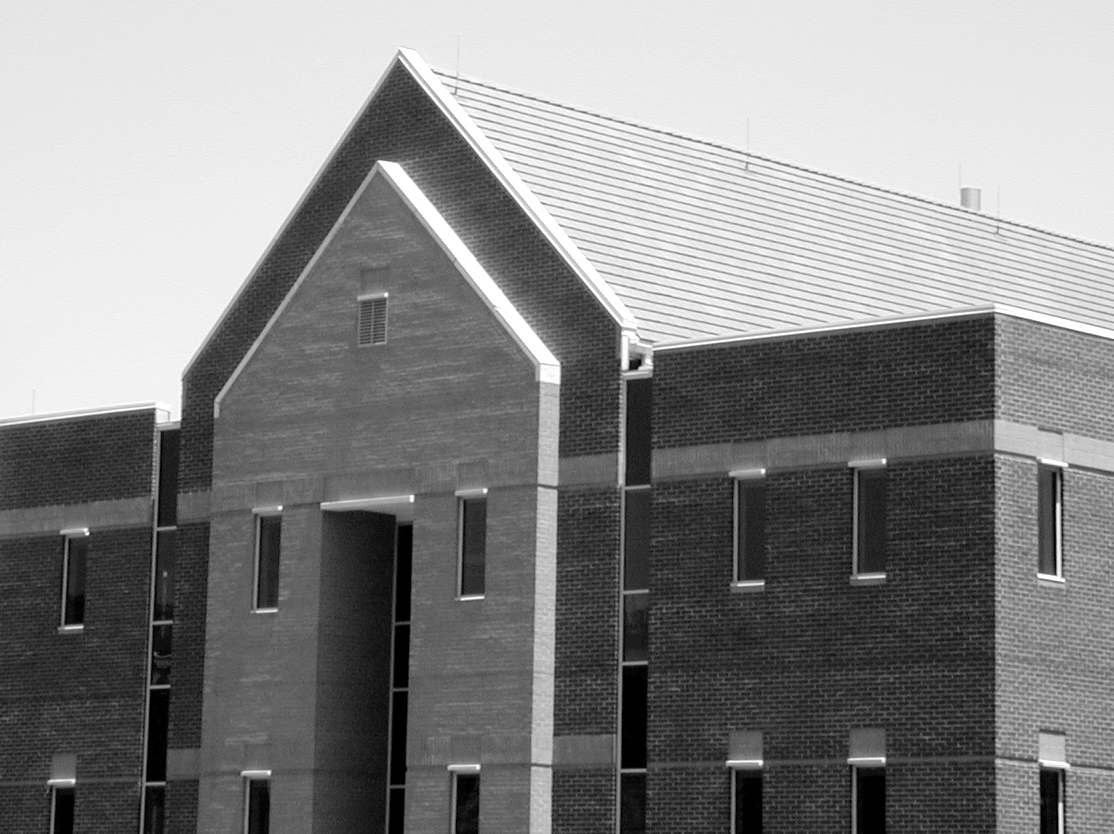
%> input picture Lab 5/Fig1.tif, 1114 x 834 px
$ octave Lab5.m   (GNU Octave 9; MATLAB toolbox functions it lacks are replaced by stand-ins)
%> lines starting %> are read from the running program, lines starting %| are printed output that depends on the picture; in (x1, y1, x2, y2) boxes, pixels count from 0 and x2, y2 are one past the last pixel; in counts of white or black regions, pixels touching at a corner belong together; the program's own positions count from 1
### Lab 5/imnoise2.m
function R = imnoise2(type, M, N, a, b)
%IMNOISE2 Generates an array of random numbers with specified PDF.
%   R = IMNOISE2(TYPE, M, N, A, B) generates an array, R, of size
%   M-by-N, whose elements are random numbers of the specified TYPE
%   with parameters A and B. If only TYPE is included in the
%   input argument list, a  single random number of the specified
%   TYPE and default parameters shown below is generated. If only
%   TYPE, M, and N are provided, the default parameters shown below
%   are used.  If M = N = 1, IMNOISE2 generates a single random
%   number of the specified TYPE and parameters A and B.
%
%   Valid values for TYPE and parameters A and B are:
%
%   'uniform'       Uniform random numbers in the interval (A, B).
%                   The default values are (0, 1).
%   'gaussian'      Gaussian random numbers with mean A and standard
%                   deviation B. The default values are A = 0, B = 1.
%   'salt & pepper' Salt and pepper numbers of amplitude 0 with
%                   probability Pa = A, and amplitude 1 with
%                   probability Pb = B. The default values are Pa =
%                   Pb = A = B = 0.05.  Note that the noise has
%                   values 0 (with probability Pa = A) and 1 (with
%                   probability Pb = B), so scaling is necessary if
%                   values other than 0 and 1 are required. The noise
%                   matrix R is assigned three values. If R(x, y) =
%                   0, the noise at (x, y) is pepper (black).  If
%                   R(x, y) = 1, the noise at (x, y) is salt
%                   (white). If R(x, y) = 0.5, there is no noise
%                   assigned to coordinates (x, y).
%   'lognormal'     Lognormal numbers with offset A and shape
%                   parameter B. The defaults are A = 1 and B =
%                   0.25.
%   'rayleigh'      Rayleigh noise with parameters A and B. The
%                   default values are A = 0 and B = 1.
%   'exponential'   Exponential random numbers with parameter A.  The
%                   default is A = 1.
%   'erlang'        Erlang (gamma) random numbers with parameters A
%                   and B.  B must be a positive integer. The
%                   defaults are A = 2 and B = 5.  Erlang random
%                   numbers are approximated as the sum of B
%                   exponential random numbers.

%   Copyright 2002-2004 R. C. Gonzalez, R. E. Woods, & S. L. Eddins
%   Digital Image Processing Using MATLAB, Prentice-Hall, 2004
%   $Revision: 1.5 $  $Date: 2003/10/12 23:37:29 $

% Set default values.
if nargin == 1
   a = 0; b = 1;
   M = 1; N = 1;
elseif nargin == 3
   a = 0; b = 1;
end

% Begin processing. Use lower(type) to protect against input being
% capitalized.
switch lower(type)
case 'uniform'
   R = a + (b - a)*rand(M, N);
case 'gaussian'
   R = a + b*randn(M, N);
case 'salt & pepper'
   if nargin <= 3
      a = 0.05; b = 0.05;
   end
   % Check to make sure that Pa + Pb is not > 1.
   if (a + b) > 1
      error('The sum Pa + Pb must not exceed 1.')
   end
   R(1:M, 1:N) = 0.5;
   % Generate an M-by-N array of uniformly-distributed random numbers
   % in the range (0, 1). Then, Pa*(M*N) of them will have values <=
   % a. The coordinates of these points we call 0 (pepper
   % noise). Similarly, Pb*(M*N) points will have values in the range
   % > a & <= (a + b).  These we call 1 (salt noise).
   X = rand(M, N);
   c = find(X <= a);
   R(c) = 0;
   u = a + b;
   c = find(X > a & X <= u);
   R(c) = 1;
case 'lognormal'
   if nargin <= 3
      a = 1; b = 0.25;
   end
   R = a*exp(b*randn(M, N));
case 'rayleigh'
   R = a + (-b*log(1 - rand(M, N))).^0.5;
case 'exponential'
   if nargin <= 3
      a = 1;
   end
   if a <= 0
      error('Parameter a must be positive for exponential type.')
   end
   k = -1/a;
   R = k*log(1 - rand(M, N));
case 'erlang'
   if nargin <= 3
      a = 2; b = 5;
   end
   if (b ~= round(b) | b <= 0)
      error('Param b must be a positive integer for Erlang.')
   end
   k = -1/a;
   R = zeros(M, N);
   for j = 1:b
      R = R + k*log(1 - rand(M, N));
   end
otherwise
   error('Unknown distribution type.')
end


### Lab 5/Lab5.m
% Lab 5

% Reading Images
f1=imread('Fig1.tif');
%> f1 is the input picture: size 834x1114 uint8; min 0, max 255, mean 133.3
f2=imread('Fig2.tif');
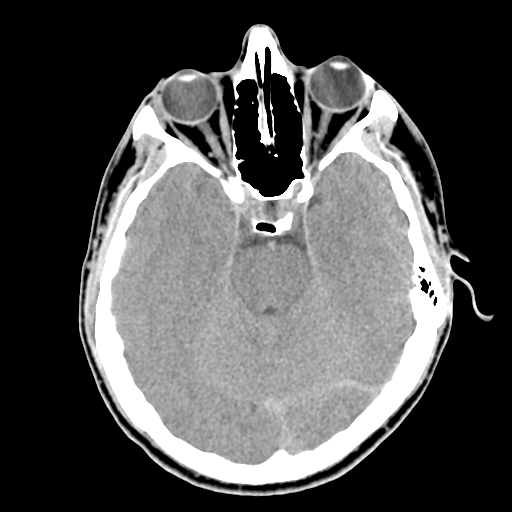
%> input picture Lab 5/Fig2.tif, 512 x 512 px
%> f2 is the input picture: size 512x512 uint8; min 0, max 255, mean 80.4

%E1

%a)

%F1)
f1_sobel = edge(f1,'Sobel');
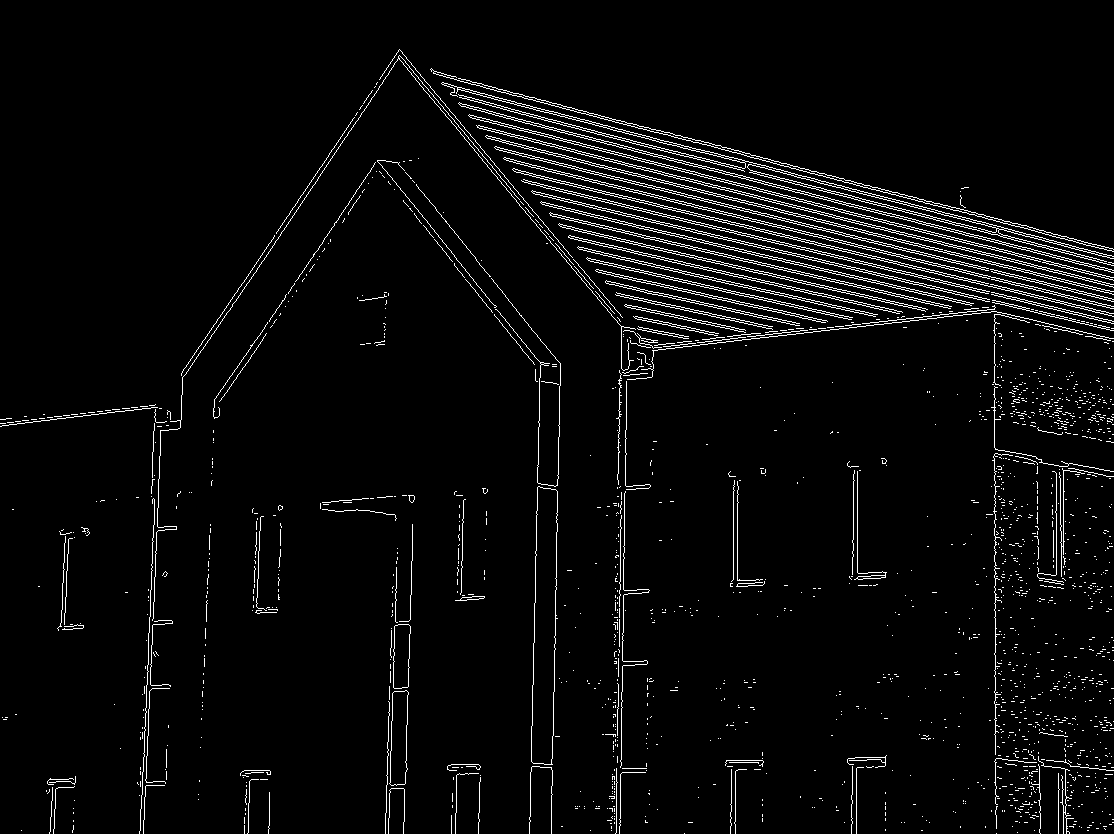
%> f1_sobel: size 834x1114 logical; 4% white in thin lines or dots
f1_prewitt = edge(f1,'Prewitt');
%> f1_prewitt: size 834x1114 logical; 4% white in thin lines or dots
f1_roberts = edge(f1,'Roberts');
%> f1_roberts: size 834x1114 logical; 3.4% white in thin lines or dots
f1_laplacian = edge(f1,'log');
%> f1_laplacian: size 834x1114 logical; 10% white in thin lines or dots
f1_zerocross = edge(f1,'zerocross');
f1_canny = edge(f1,'Canny');
%> f1_canny: size 834x1114 logical; 6% white in thin lines or dots

figure(1),
subplot(4,2,1), imshow(f1), title('Original');
subplot(4,2,2), imshow(f1_sobel), title('Sobel');
subplot(4,2,3), imshow(f1_prewitt), title('Prewitt');
subplot(4,2,4), imshow(f1_roberts), title('Roberts');
subplot(4,2,5), imshow(f1_laplacian), title('Laplacian');
subplot(4,2,6), imshow(f1_zerocross), title('Zero-Cross');
subplot(4,2,7), imshow(f1_canny), title('Canny');

%F2)

f2_sobel = edge(f2,'Sobel');
%> f2_sobel: size 512x512 logical; 2.4% white in thin lines or dots, all inside (x1, y1, x2, y2) = (78, 24, 494, 496)
f2_prewitt = edge(f2,'Prewitt');
f2_roberts = edge(f2,'Roberts');
%> f2_roberts: size 512x512 logical; 2.6% white in thin lines or dots, all inside (x1, y1, x2, y2) = (78, 23, 494, 496)
f2_laplacian = edge(f2,'log');
%> f2_laplacian: size 512x512 logical; 4% white in thin lines or dots, all inside (x1, y1, x2, y2) = (78, 25, 494, 497)
f2_zerocross = edge(f2,'zerocross');
f2_canny = edge(f2,'Canny');
%> f2_canny: size 512x512 logical; 3.5% white in thin lines or dots, all inside (x1, y1, x2, y2) = (78, 24, 493, 497)

figure(2),
subplot(4,2,1), imshow(f2), title('Original');
subplot(4,2,2), imshow(f2_sobel), title('Sobel');
subplot(4,2,3), imshow(f2_prewitt), title('Prewitt');
subplot(4,2,4), imshow(f2_roberts), title('Roberts');
subplot(4,2,5), imshow(f2_laplacian), title('Laplacian');
subplot(4,2,6), imshow(f2_zerocross), title('Zero-Cross');
subplot(4,2,7), imshow(f2_canny), title('Canny');

% b1)Fig1.tif
[M, N] = size(f1);
%> M = 834; N = 1114

    % i)Uniform
f1_uniform = imnoise2('uniform',M,N);
f1_uniform = im2double(f1).*f1_uniform

    % ii)Gaussian
f1_gaussian = imnoise2('gaussian',M,N);
f1_gaussian = im2double(f1).*f1_gaussian;
imshow(f1_gaussian)

    % iii) Salt & Pepper
% Pepper Noise
[M, N] = size(f1);
R = imnoise2('salt & pepper', M, N, 0.1, 0);
%> in imnoise2 (call 3), `R(1:M, 1:N) = 0.5;`: R: size 834x1114 double; every value is 0.5
%> in imnoise2 (call 3), `R(c) = 0;`: R: size 834x1114 double; values 0 (black) and 0.5 (white), 90% white; black in thin lines or dots
c = find (R==0);
%> c = 93309 values from 30 to 929068
gp = f1;
gp(c) = 0;
%> gp: size 834x1114 uint8; 9.93% of pixels changed, all inside (x1, y1, x2, y2) = (0, 0, 1114, 834)

% Salt Noise
[M, N]= size(gp);
R = imnoise2('salt & pepper', M, N, 0, 0.1);
%> call 4 of imnoise2, with type = 'salt & pepper', M = 834, N = 1114, a = 0, b = 0.1
%> in imnoise2 (call 4), `R(c) = 1;`:
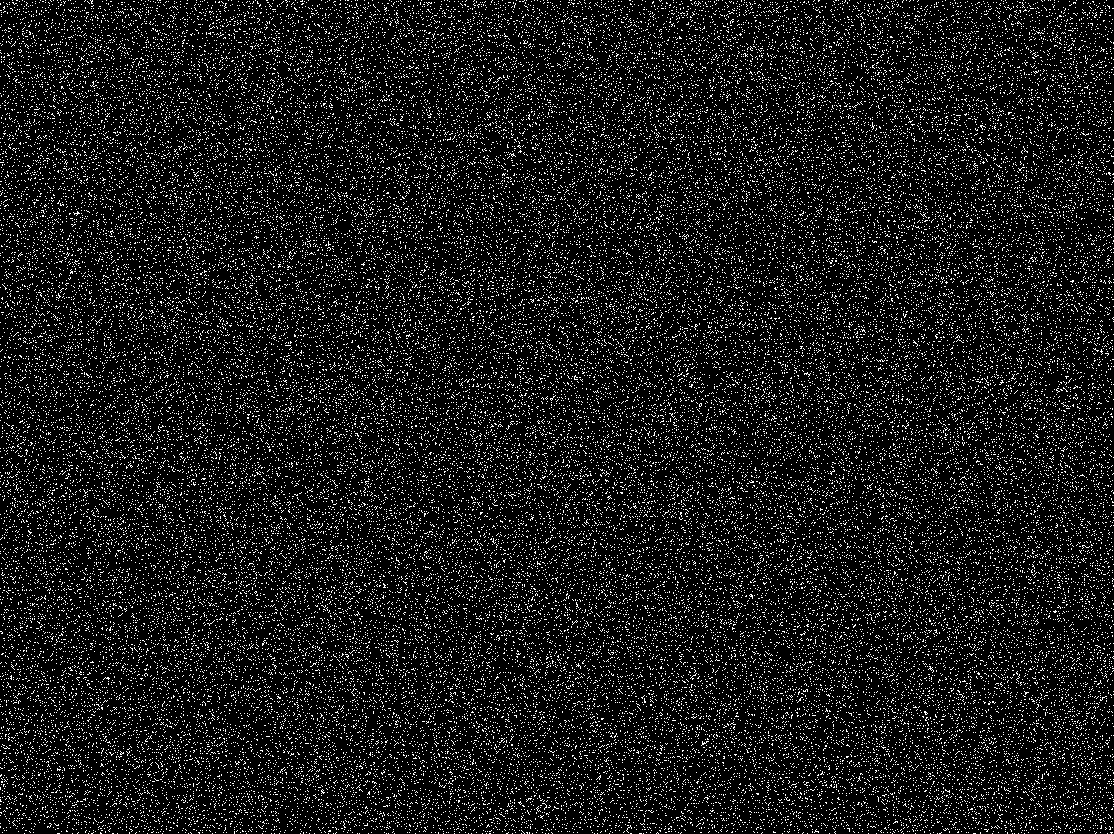
%> R: size 834x1114 double; values 0.5 (black) and 1 (white), 10% white in thin lines or dots
c = find (R==1);
%> c = 92828 values from 4 to 929049
gs = gp;
gs(c) = 255;
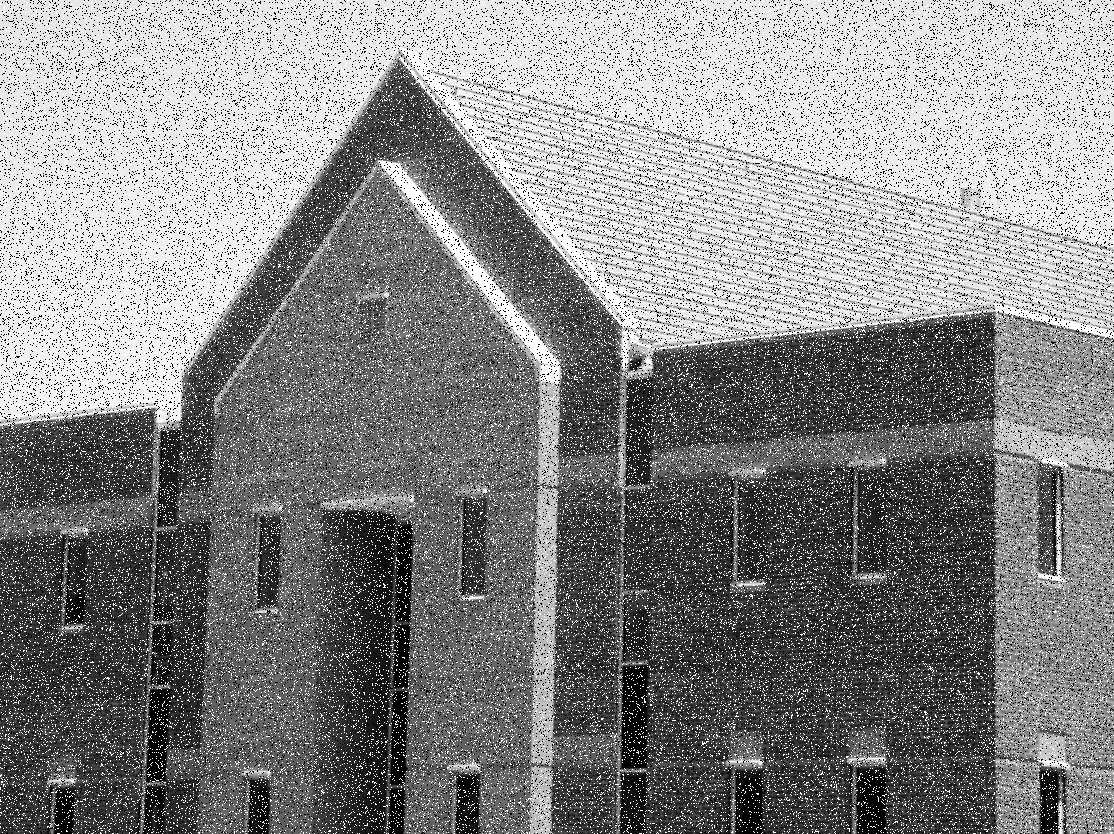
%> gs: size 834x1114 uint8; min 0, max 255, mean 133.4

imshow(gs)

    % iv) Lognormal
f1_lognormal = imnoise2('lognormal',M,N);
f1_lognormal = im2double(f1).*f1_lognormal;
imshow(f1_lognormal)

    % v) Rayleigh
f1_rayleigh = imnoise2('rayleigh',M,N);
f1_rayleigh = im2double(f1).*f1_rayleigh;
imshow(f1_rayleigh)

    % vi) Exponential
f1_exponential = imnoise2('exponential',M,N);
f1_exponential = im2double(f1).*f1_exponential;
imshow(f1_exponential)

    % vii) Erlang
f1_erlang = imnoise2('erlang',M,N);
%> call 8 of imnoise2, with type = 'erlang', M = 834, N = 1114
%> after the loop in imnoise2 (call 8), `for j = 1:b`:
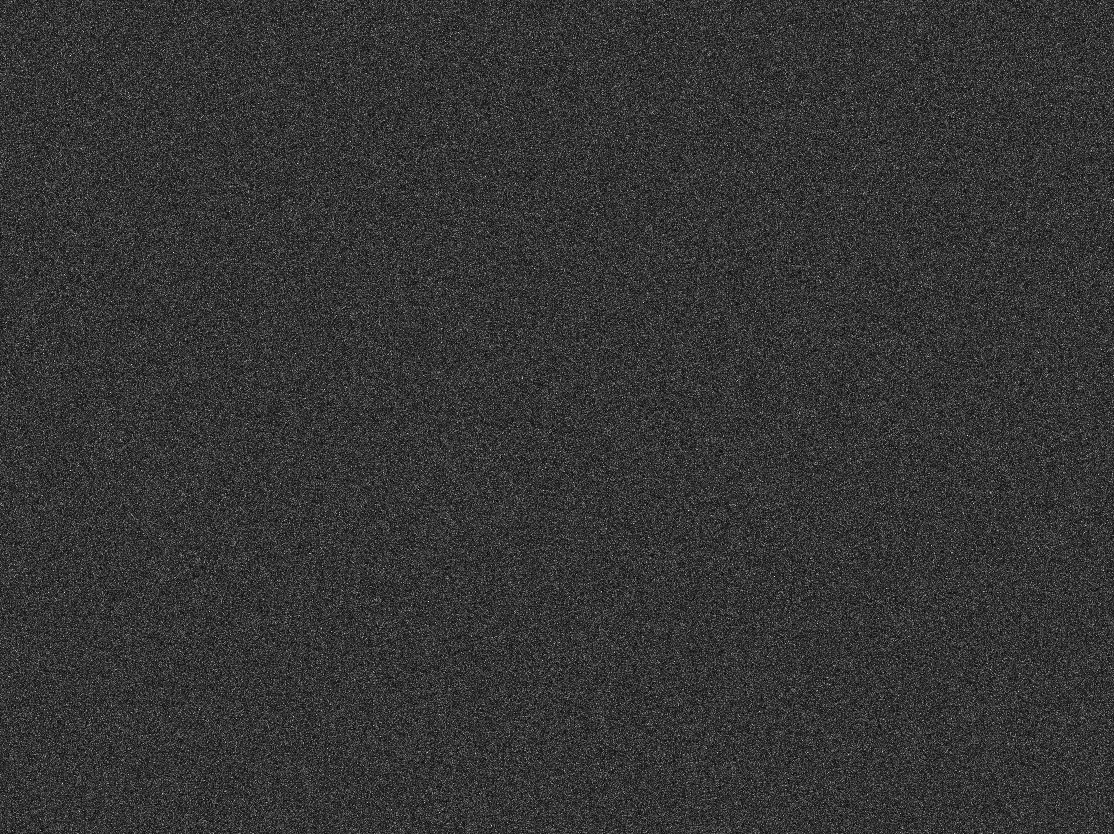
%> R: size 834x1114 double; min 0.0965, max 11.57, mean 2.5; drawn with min black and max white
f1_erlang = im2double(f1).*f1_erlang;
imshow(f1_erlang)

figure(3),
subplot(4,2,1), imshow(f1), title('Original');
subplot(4,2,2), imshow(edge(f1_uniform,'log')), title('Uniform');
subplot(4,2,3), imshow(edge(f1_gaussian,'log')), title('Gaussian');
subplot(4,2,4), imshow(edge(gs,'log')), title('Salt & Pepper');
subplot(4,2,5), imshow(edge(f1_lognormal,'log')), title('Lognormal');
subplot(4,2,6), imshow(edge(f1_rayleigh,'log')), title('Rayleigh');
subplot(4,2,7), imshow(edge(f1_exponential,'log')), title('Exponential');
subplot(4,2,8), imshow(edge(f1_erlang,'log')), title('Erlang');

figure(4),
subplot(4,2,1), imshow(f1), title('Original');
subplot(4,2,2), imshow(edge(f1_uniform,'Canny')), title('Uniform');
subplot(4,2,3), imshow(edge(f1_gaussian,'Canny')), title('Gaussian');
subplot(4,2,4), imshow(edge(gs,'Canny')), title('Salt & Pepper');
subplot(4,2,5), imshow(edge(f1_lognormal,'Canny')), title('Lognormal');
subplot(4,2,6), imshow(edge(f1_rayleigh,'Canny')), title('Rayleigh');
subplot(4,2,7), imshow(edge(f1_exponential,'Canny')), title('Exponential');
subplot(4,2,8), imshow(edge(f1_erlang,'Canny')), title('Erlang');

% b2)Fig2.tif
[M, N] = size(f2);
%> M = 512; N = 512

    % i)Uniform
f2_uniform = imnoise2('uniform',M,N);
f2_uniform = im2double(f2).*f2_uniform;

    % ii)Gaussian
f2_gaussian = imnoise2('gaussian',M,N);
f2_gaussian = im2double(f2).*f2_gaussian;
imshow(f2_gaussian)
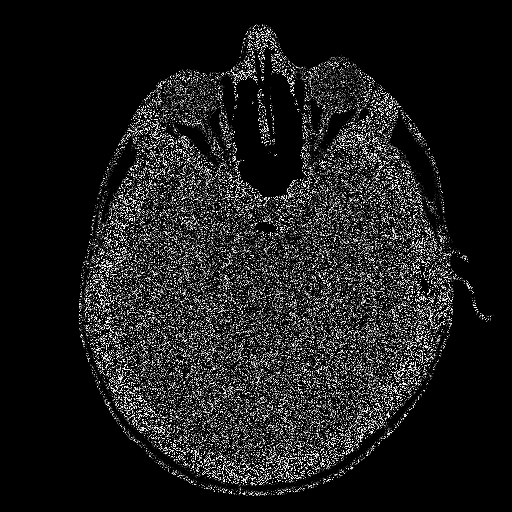
%> displayed picture: size 512x512, on the screen's scale of 0 to 255; min 0, max 255, mean 28.8

    % iii) Salt & Pepper
% Pepper Noise
[M, N] = size(f2);
R = imnoise2('salt & pepper', M, N, 0.1, 0);
%> in imnoise2 (call 11), `R(1:M, 1:N) = 0.5;`: R: size 512x512 double; every value is 0.5
c = find (R==0);
%> c = 26158 values from 4 to 262119
gp = f2;
gp(c) = 0;

% Salt Noise
[M, N]= size(gp);
R = imnoise2('salt & pepper', M, N, 0, 0.1);
c = find (R==1);
%> c = 26105 values from 1 to 262144
gs = gp;
gs(c) = 255;

imshow(gs)

    % iv) Lognormal
f2_lognormal = imnoise2('lognormal',M,N);
f2_lognormal = im2double(f2).*f2_lognormal;
imshow(f2_lognormal)

    % v) Rayleigh
f2_rayleigh = imnoise2('rayleigh',M,N);
f2_rayleigh = im2double(f2).*f2_rayleigh;
imshow(f2_rayleigh)

    % vi) Exponential
f2_exponential = imnoise2('exponential',M,N);
f2_exponential = im2double(f2).*f2_exponential;
imshow(f2_exponential)

    % vii) Erlang
f2_erlang = imnoise2('erlang',M,N);
f2_erlang = im2double(f2).*f2_erlang;
imshow(f2_erlang)

figure(5),
subplot(4,2,1), imshow(f2), title('Original');
subplot(4,2,2), imshow(edge(f2_uniform,'log')), title('Uniform');
subplot(4,2,3), imshow(edge(f2_gaussian,'log')), title('Gaussian');
subplot(4,2,4), imshow(edge(gs,'log')), title('Salt & Pepper');
subplot(4,2,5), imshow(edge(f2_lognormal,'log')), title('Lognormal');
subplot(4,2,6), imshow(edge(f2_rayleigh,'log')), title('Rayleigh');
subplot(4,2,7), imshow(edge(f2_exponential,'log')), title('Exponential');
subplot(4,2,8), imshow(edge(f2_erlang,'log')), title('Erlang');

figure(6),
subplot(4,2,1), imshow(f2), title('Original');
subplot(4,2,2), imshow(edge(f2_uniform,'Canny')), title('Uniform');
subplot(4,2,3), imshow(edge(f2_gaussian,'Canny')), title('Gaussian');
subplot(4,2,4), imshow(edge(gs,'Canny')), title('Salt & Pepper');
subplot(4,2,5), imshow(edge(f2_lognormal,'Canny')), title('Lognormal');
subplot(4,2,6), imshow(edge(f2_rayleigh,'Canny')), title('Rayleigh');
subplot(4,2,7), imshow(edge(f2_exponential,'Canny')), title('Exponential');
subplot(4,2,8), imshow(edge(f2_erlang,'Canny')), title('Erlang');
